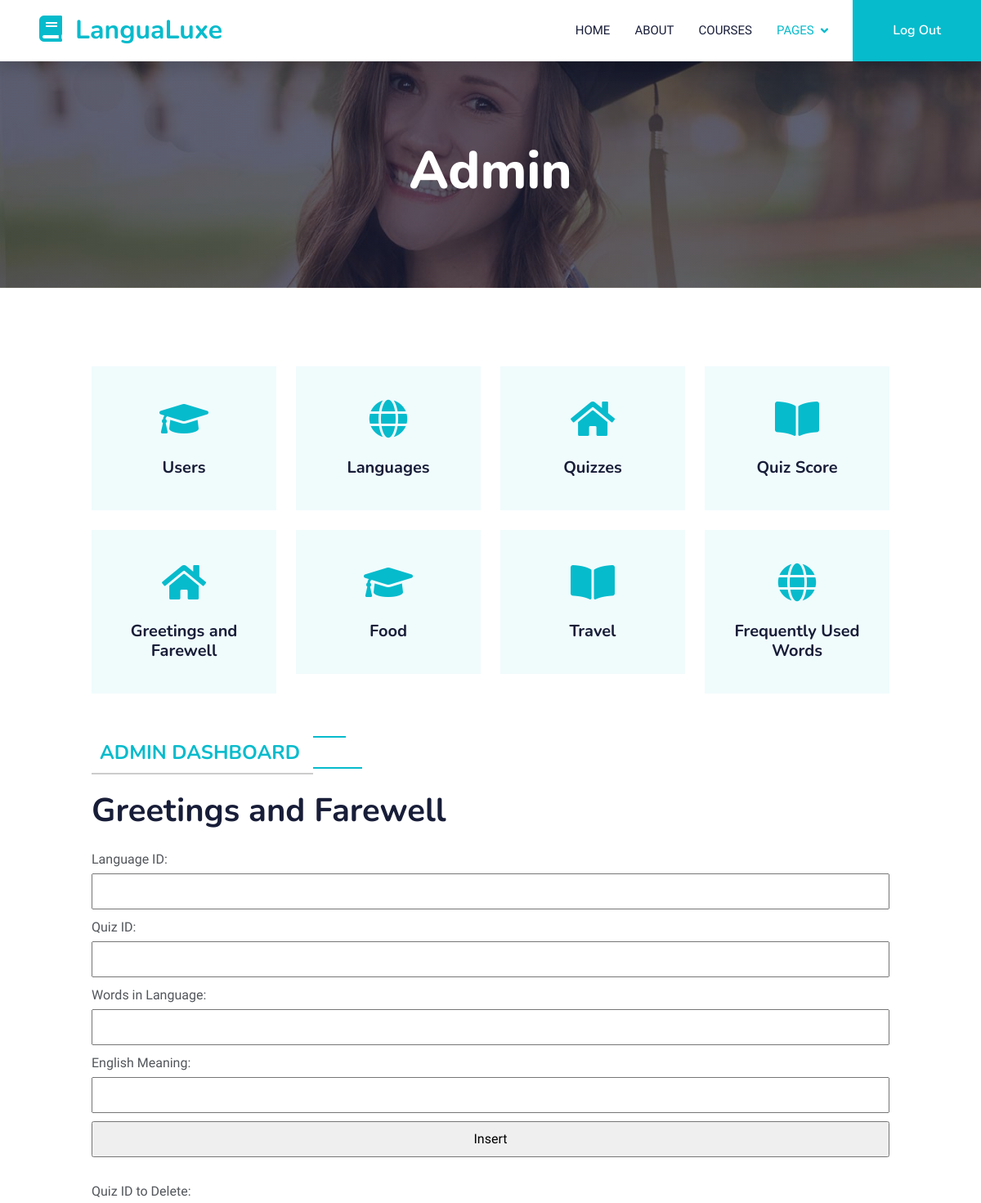
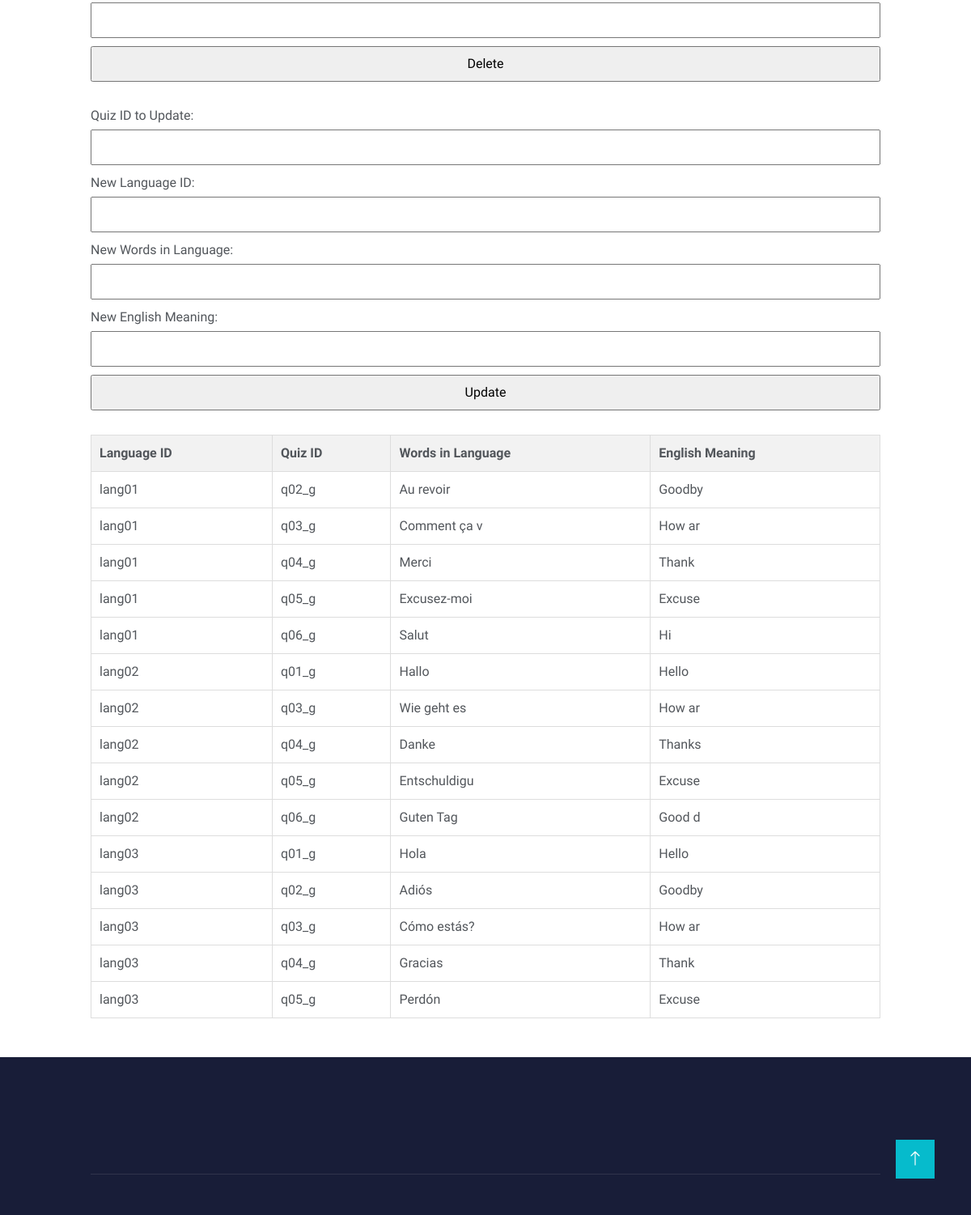
The app's page /LanguageLearning/Greetings_and_Farewell.php with its own data (2 pictures, top to bottom).
### tables this page shows
CREATE TABLE greetings_and_farewell (
    `language_id` VARCHAR(6),
    `quiz_id` VARCHAR(5),
    `words_in_language` VARCHAR(12),
    `english_meaning` VARCHAR(6),
    PRIMARY KEY (`language_id`, `quiz_id`),
    FOREIGN KEY (`language_id`) REFERENCES `language`(`language_id`) ON DELETE CASCADE
);

### LanguageLearning/Greetings_and_Farewell.php (the view, shortened to what this page needs)
<!DOCTYPE html>
<html lang="en">
<head>
    <link href="https://cdnjs.cloudflare.com/ajax/libs/font-awesome/5.10.0/css/all.min.css" rel="stylesheet">
    <link href="https://cdn.jsdelivr.net/npm/bootstrap-icons@1.4.1/font/bootstrap-icons.css" rel="stylesheet">
    <link href="lib/animate/animate.min.css" rel="stylesheet">
    <link href="lib/owlcarousel/assets/owl.carousel.min.css" rel="stylesheet">
    <link href="css/bootstrap.min.css" rel="stylesheet">
    <link href="css/style.css" rel="stylesheet">
    <link rel="stylesheet" type="text/css" href="admin.css">
</head>
<body>
    <nav class="navbar navbar-expand-lg bg-white navbar-light shadow sticky-top p-0">
        <a href="index.html" class="navbar-brand d-flex align-items-center px-4 px-lg-5">
            <h2 class="m-0 text-primary"><i class="fa fa-book me-3"></i>LanguaLuxe</h2>
        </a>
        <div class="collapse navbar-collapse" id="navbarCollapse">
            <div class="navbar-nav ms-auto p-4 p-lg-0">
                <a href="index.php" class="nav-item nav-link">Home</a>
                <a href="about.html" class="nav-item nav-link">About</a>
                <a href="courses.html" class="nav-item nav-link">Courses</a>
                <div class="nav-item dropdown">
                    <a href="#" class="nav-link dropdown-toggle active" data-bs-toggle="dropdown">Pages</a>
                </div>
            </div>
            <a href="logout.php" class="btn btn-primary py-4 px-lg-5 d-none d-lg-block">Log Out</a>
        </div>
    </nav>
    <div class="container-fluid bg-primary py-5 mb-5 page-header">
        <div class="container py-5">
            <div class="row justify-content-center">
                <div class="col-lg-10 text-center">
                    <h1 class="display-3 text-white animated slideInDown">Admin</h1>
                </div>
            </div>
        </div>
    </div>
     <div class="container-xxl py-5">
        <div class="container">
            <div class="row g-4">
                <div class="col-lg-3 col-sm-6 wow fadeInUp" data-wow-delay="0.1s">
                    <div class="service-item text-center pt-3">
                        <div class="p-4">
                            <i class="fa fa-3x fa-graduation-cap text-primary mb-4"></i>
                            <a href="Adminhome.php"><h5 class="mb-3">Users</h5></a>
                        </div>
                    </div>
                </div>
                <div class="col-lg-3 col-sm-6 wow fadeInUp" data-wow-delay="0.3s">
                    <div class="service-item text-center pt-3">
                        <div class="p-4">
                            <i class="fa fa-3x fa-globe text-primary mb-4"></i>
                            <a href="Languages.php"><h5 class="mb-3">Languages</h5></a>
                        </div>
                    </div>
                </div>
                <div class="col-lg-3 col-sm-6 wow fadeInUp" data-wow-delay="0.5s">
                    <div class="service-item text-center pt-3">
                        <div class="p-4">
                            <i class="fa fa-3x fa-home text-primary mb-4"></i>
                            <a href="Quiz.php"><h5 class="mb-3">Quizzes</h5></a>
                        </div>
                    </div>
                </div>
                <div class="col-lg-3 col-sm-6 wow fadeInUp" data-wow-delay="0.7s">
                    <div class="service-item text-center pt-3">
                        <div class="p-4">
                            <i class="fa fa-3x fa-book-open text-primary mb-4"></i>
                            <a href="QuizScore.php"><h5 class="mb-3">Quiz Score</h5></a>
                        </div>
                    </div>
                </div>
                <div class="col-lg-3 col-sm-6 wow fadeInUp" data-wow-delay="0.5s">
                    <div class="service-item text-center pt-3">
                        <div class="p-4">
                            <i class="fa fa-3x fa-home text-primary mb-4"></i>
                            <a href=""><h5 class="mb-3">Greetings and Farewell</h5></a>
                        </div>
                    </div>
                </div>
                <div class="col-lg-3 col-sm-6 wow fadeInUp" data-wow-delay="0.11s">
                    <div class="service-item text-center pt-3">
                        <div class="p-4">
                            <i class="fa fa-3x fa-graduation-cap text-primary mb-4"></i>
                            <a href="Food.php"><h5 class="mb-3">Food</h5></a>
                        </div>
                    </div>
                </div>
                <div class="col-lg-3 col-sm-6 wow fadeInUp" data-wow-delay="0.7s">
                    <div class="service-item text-center pt-3">
                        <div class="p-4">
                            <i class="fa fa-3x fa-book-open text-primary mb-4"></i>
                            <a href="Travel.php"><h5 class="mb-3">Travel</h5></a>
                        </div>
                    </div>
                </div>
                <div class="col-lg-3 col-sm-6 wow fadeInUp" data-wow-delay="0.3s">
                    <div class="service-item text-center pt-3">
                        <div class="p-4">
                            <i class="fa fa-3x fa-globe text-primary mb-4"></i>
                            <a href="Frequent.php"><h5 class="mb-3">Frequently Used Words</h5></a>
                        </div>
                    </div>
                </div>
            </div>
        </div>
    </div>
    <?php
include("config.php");
$sql = "SELECT * FROM greetings_and_farewell";
$result = $conn->query($sql);
?>
<div class="container">
    <h6 class="section-title bg-white text-start text-primary pe-3">Admin Dashboard</h6>
    <h1 class="mb-4">Greetings and Farewell</h1>
    <form method="post" action="">
        <label for="language_id">Language ID:</label>
        <input type="text" name="language_id" required>
        <label for="quiz_id">Quiz ID:</label>
        <input type="text" name="quiz_id" required>
        <label for="words_in_language">Words in Language:</label>
        <input type="text" name="words_in_language" required>
        <label for="english_meaning">English Meaning:</label>
        <input type="text" name="english_meaning" required>
        <input type="submit" name="submit_insert_greetings" value="Insert">
    </form>
    <form method="post" action="">
        <label for="quiz_id_to_delete">Quiz ID to Delete:</label>
        <input type="text" name="quiz_id_to_delete" required>
        <input type="submit" name="submit_delete_greetings" value="Delete">
    </form>
    <form method="post" action="">
        <label for="quiz_id_to_update">Quiz ID to Update:</label>
        <input type="text" name="quiz_id_to_update" required>
        <label for="new_language_id">New Language ID:</label>
        <input type="text" name="new_language_id" required>
        <label for="new_words_in_language">New Words in Language:</label>
        <input type="text" name="new_words_in_language" required>
        <label for="new_english_meaning">New English Meaning:</label>
        <input type="text" name="new_english_meaning" required>
        <input type="submit" name="submit_update_greetings" value="Update">
    </form>
    <table>
        <tr>
            <th>Language ID</th>
            <th>Quiz ID</th>
            <th>Words in Language</th>
            <th>English Meaning</th>
        </tr>
        <?php
        if ($result->num_rows > 0) {
            while ($row = $result->fetch_assoc()) {
                echo "<tr>";
                echo "<td>{$row['language_id']}</td>";
                echo "<td>{$row['quiz_id']}</td>";
                echo "<td>{$row['words_in_language']}</td>";
                echo "<td>{$row['english_meaning']}</td>";
                echo "</tr>";
            }
        } else {
            echo "<tr><td colspan='4'>No greetings and farewell found</td></tr>";
        }
        ?>
    </table>
</div>
    <div class="container-fluid bg-dark text-light footer pt-5 mt-5 wow fadeIn" data-wow-delay="0.1s">
        <div class="container py-5">
            <div class="row g-5">
            </div>
        </div>
        <div class="container">
            <div class="copyright">
            </div>
        </div>
    </div>
    <a href="#" class="btn btn-lg btn-primary btn-lg-square back-to-top"><i class="bi bi-arrow-up"></i></a>
</body>
</html>

### LanguageLearning/css/style.css (style rules this page uses)
:root { --primary: #06BBCC; --light: #F0FBFC; --dark: #181d38; }
.back-to-top { position: fixed; display: none; right: 45px; bottom: 45px; z-index: 99; }
.btn { font-family: 'Nunito', sans-serif; font-weight: 600; transition: .5s; }
.btn.btn-primary, .btn.btn-secondary { color: #FFFFFF; }
.btn-lg-square { width: 48px; height: 48px; }
.btn-square, .btn-sm-square, .btn-lg-square { padding: 0; display: flex; align-items: center; justify-content: center; font-weight: normal; border-radius: 0px; }
.navbar .dropdown-toggle::after { border: none; content: "\f107"; font-family: "Font Awesome 5 Free"; font-weight: 900; vertical-align: middle; margin-left: 8px; }
.navbar-light .navbar-nav .nav-link { margin-right: 30px; padding: 25px 0; color: #FFFFFF; font-size: 15px; text-transform: uppercase; outline: none; }
.navbar-light .navbar-nav .nav-link:hover, .navbar-light .navbar-nav .nav-link.active { color: var(--primary); }
.navbar-light .navbar-brand, .navbar-light a.btn { height: 75px; }
.navbar-light .navbar-nav .nav-link { color: var(--dark); font-weight: 500; }
.navbar-light.sticky-top { top: -100px; transition: .5s; }
.page-header { background: linear-gradient(rgba(24, 29, 56, .7), rgba(24, 29, 56, .7)), url(../img/carousel-1.jpg); background-position: center center; background-repeat: no-repeat; background-size: cover; }
.section-title { position: relative; display: inline-block; text-transform: uppercase; }
.section-title::before { position: absolute; content: ""; width: calc(100% + 80px); height: 2px; top: 4px; left: -40px; background: var(--primary); z-index: -1; }
.section-title::after { position: absolute; content: ""; width: calc(100% + 120px); height: 2px; bottom: 5px; left: -60px; background: var(--primary); z-index: -1; }
.section-title.text-start::before { width: calc(100% + 40px); left: 0; }
.section-title.text-start::after { width: calc(100% + 60px); left: 0; }
.service-item { background: var(--light); transition: .5s; }
.service-item * { transition: .5s; }
.footer .copyright { padding: 25px 0; font-size: 15px; border-top: 1px solid rgba(256, 256, 256, .1); }

### LanguageLearning/admin.css (style rules this page uses)
.container { max-width: 1000px; margin: 0 auto; }
.section-title { padding: 10px; margin-bottom: 20px; font-size: 24px; font-weight: bold; border-bottom: 2px solid #ccc; }
form { margin-bottom: 20px; }
form label { display: block; margin-bottom: 5px; }
form input { width: 100%; padding: 8px; margin-bottom: 10px; box-sizing: border-box; }
table { width: 100%; border-collapse: collapse; margin-top: 20px; }
table th, table td { border: 1px solid #ddd; padding: 10px; text-align: left; }
table th { background-color: #f2f2f2; }
.mb-4 { margin-bottom: 20px; }

### records on screen
greetings_and_farewell: language "lang01", quiz "q02_g", words_in_language "Au revoir", english_meaning "Goodby"
greetings_and_farewell: language "lang01", quiz "q03_g", words_in_language "Comment ça v", english_meaning "How ar"
greetings_and_farewell: language "lang01", quiz "q04_g", words_in_language "Merci", english_meaning "Thank"
greetings_and_farewell: language "lang01", quiz "q05_g", words_in_language "Excusez-moi", english_meaning "Excuse"
greetings_and_farewell: language "lang01", quiz "q06_g", words_in_language "Salut", english_meaning "Hi"
greetings_and_farewell: language "lang02", quiz "q01_g", words_in_language "Hallo", english_meaning "Hello"
greetings_and_farewell: language "lang02", quiz "q03_g", words_in_language "Wie geht es", english_meaning "How ar"
greetings_and_farewell: language "lang02", quiz "q04_g", words_in_language "Danke", english_meaning "Thanks"
greetings_and_farewell: language "lang02", quiz "q05_g", words_in_language "Entschuldigu", english_meaning "Excuse"
greetings_and_farewell: language "lang02", quiz "q06_g", words_in_language "Guten Tag", english_meaning "Good d"
greetings_and_farewell: language "lang03", quiz "q01_g", words_in_language "Hola", english_meaning "Hello"
greetings_and_farewell: language "lang03", quiz "q02_g", words_in_language "Adiós", english_meaning "Goodby"
greetings_and_farewell: language "lang03", quiz "q03_g", words_in_language "Cómo estás?", english_meaning "How ar"
greetings_and_farewell: language "lang03", quiz "q04_g", words_in_language "Gracias", english_meaning "Thank"
greetings_and_farewell: language "lang03", quiz "q05_g", words_in_language "Perdón", english_meaning "Excuse"
